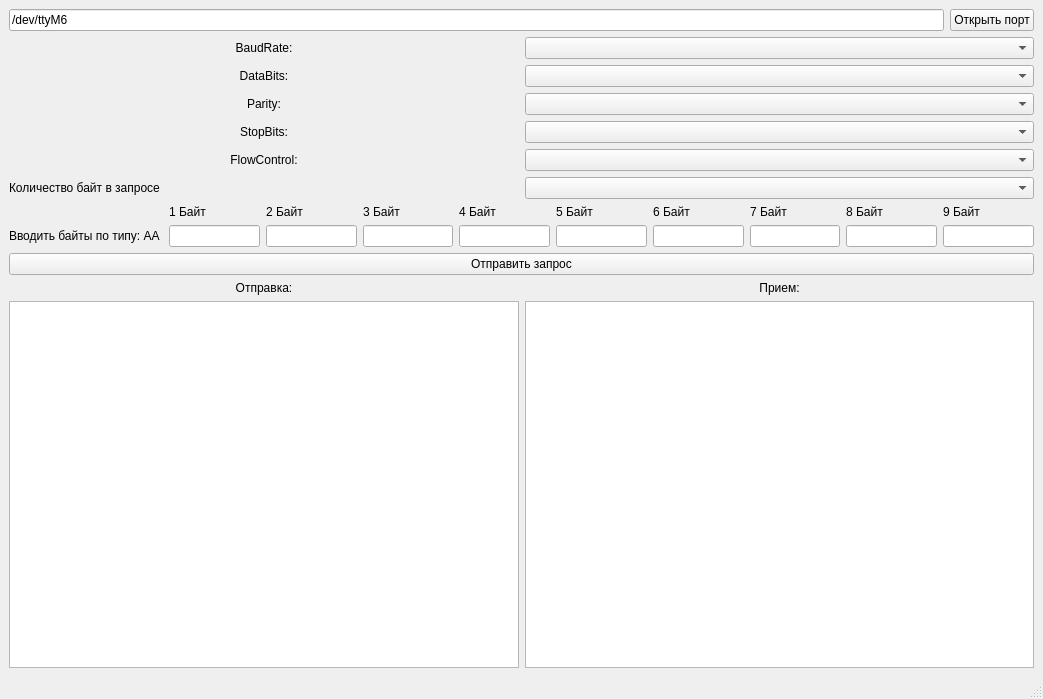
<?xml version="1.0" encoding="UTF-8"?>
<ui version="4.0">
 <class>MainWindow</class>
 <widget class="QMainWindow" name="MainWindow">
  <property name="geometry">
   <rect>
    <x>0</x>
    <y>0</y>
    <width>1043</width>
    <height>699</height>
   </rect>
  </property>
  <property name="windowTitle">
   <string>MainWindow</string>
  </property>
  <widget class="QWidget" name="centralwidget">
   <layout class="QGridLayout" name="gridLayout_4">
    <item row="0" column="0">
     <layout class="QGridLayout" name="gridLayout_2">
      <item row="2" column="0">
       <layout class="QHBoxLayout" name="horizontalLayout_9">
        <item>
         <widget class="QLabel" name="label_11">
          <property name="text">
           <string>Количество байт в запросе</string>
          </property>
         </widget>
        </item>
        <item>
         <widget class="QComboBox" name="comboBoxNumberOfBytes"/>
        </item>
       </layout>
      </item>
      <item row="1" column="0">
       <layout class="QVBoxLayout" name="verticalLayout_4">
        <item>
         <layout class="QHBoxLayout" name="horizontalLayout_4">
          <item>
           <widget class="QLabel" name="label_15">
            <property name="text">
             <string>BaudRate:</string>
            </property>
            <property name="alignment">
             <set>Qt::AlignCenter</set>
            </property>
           </widget>
          </item>
          <item>
           <widget class="QComboBox" name="comboBoxBaudRate"/>
          </item>
         </layout>
        </item>
        <item>
         <layout class="QHBoxLayout" name="horizontalLayout_5">
          <item>
           <widget class="QLabel" name="label_16">
            <property name="text">
             <string>DataBits:</string>
            </property>
            <property name="alignment">
             <set>Qt::AlignCenter</set>
            </property>
           </widget>
          </item>
          <item>
           <widget class="QComboBox" name="comboBoxDataBits"/>
          </item>
         </layout>
        </item>
        <item>
         <layout class="QHBoxLayout" name="horizontalLayout_6">
          <item>
           <widget class="QLabel" name="label_17">
            <property name="text">
             <string>Parity:</string>
            </property>
            <property name="alignment">
             <set>Qt::AlignCenter</set>
            </property>
           </widget>
          </item>
          <item>
           <widget class="QComboBox" name="comboBoxParity"/>
          </item>
         </layout>
        </item>
        <item>
         <layout class="QHBoxLayout" name="horizontalLayout_7">
          <item>
           <widget class="QLabel" name="label_18">
            <property name="text">
             <string>StopBits:</string>
            </property>
            <property name="alignment">
             <set>Qt::AlignCenter</set>
            </property>
           </widget>
          </item>
          <item>
           <widget class="QComboBox" name="comboBoxStopBits"/>
          </item>
         </layout>
        </item>
        <item>
         <layout class="QHBoxLayout" name="horizontalLayout_8">
          <item>
           <widget class="QLabel" name="label_19">
            <property name="text">
             <string>FlowControl:</string>
            </property>
            <property name="alignment">
             <set>Qt::AlignCenter</set>
            </property>
           </widget>
          </item>
          <item>
           <widget class="QComboBox" name="comboBoxFlowControl"/>
          </item>
         </layout>
        </item>
       </layout>
      </item>
      <item row="0" column="0">
       <layout class="QHBoxLayout" name="horizontalLayout">
        <item>
         <widget class="QLineEdit" name="lineEditSerialPort">
          <property name="text">
           <string>/dev/ttyM6</string>
          </property>
         </widget>
        </item>
        <item>
         <widget class="QPushButton" name="buttonStartStop">
          <property name="text">
           <string>Открыть порт</string>
          </property>
         </widget>
        </item>
       </layout>
      </item>
      <item row="7" column="0">
       <layout class="QVBoxLayout" name="verticalLayout_3">
        <item>
         <layout class="QHBoxLayout" name="horizontalLayout_2">
          <item>
           <widget class="QLabel" name="labelReport">
            <property name="text">
             <string>Отправка:</string>
            </property>
            <property name="alignment">
             <set>Qt::AlignCenter</set>
            </property>
           </widget>
          </item>
          <item>
           <widget class="QLabel" name="labelRecived">
            <property name="text">
             <string>Прием:</string>
            </property>
            <property name="alignment">
             <set>Qt::AlignCenter</set>
            </property>
           </widget>
          </item>
         </layout>
        </item>
        <item>
         <layout class="QHBoxLayout" name="horizontalLayout_3">
          <item>
           <widget class="QListWidget" name="listWidgetReport"/>
          </item>
          <item>
           <widget class="QListWidget" name="listWidgetRecived"/>
          </item>
         </layout>
        </item>
       </layout>
      </item>
      <item row="5" column="0">
       <layout class="QGridLayout" name="gridLayout" columnstretch="0"/>
      </item>
      <item row="6" column="0">
       <layout class="QVBoxLayout" name="verticalLayout"/>
      </item>
      <item row="3" column="0">
       <layout class="QGridLayout" name="gridLayout_3">
        <item row="1" column="1">
         <widget class="QLineEdit" name="lineEditbyte">
          <property name="maxLength">
           <number>2</number>
          </property>
         </widget>
        </item>
        <item row="0" column="9">
         <widget class="QLabel" name="label_9">
          <property name="text">
           <string>9 Байт</string>
          </property>
         </widget>
        </item>
        <item row="1" column="8">
         <widget class="QLineEdit" name="lineEditbyte_8">
          <property name="maxLength">
           <number>2</number>
          </property>
         </widget>
        </item>
        <item row="0" column="2">
         <widget class="QLabel" name="label_2">
          <property name="text">
           <string>2 Байт</string>
          </property>
         </widget>
        </item>
        <item row="0" column="4">
         <widget class="QLabel" name="label_4">
          <property name="text">
           <string>4 Байт</string>
          </property>
         </widget>
        </item>
        <item row="0" column="7">
         <widget class="QLabel" name="label_7">
          <property name="text">
           <string>7 Байт</string>
          </property>
         </widget>
        </item>
        <item row="0" column="8">
         <widget class="QLabel" name="label_8">
          <property name="text">
           <string>8 Байт</string>
          </property>
         </widget>
        </item>
        <item row="1" column="6">
         <widget class="QLineEdit" name="lineEditbyte_6">
          <property name="maxLength">
           <number>2</number>
          </property>
         </widget>
        </item>
        <item row="1" column="9">
         <widget class="QLineEdit" name="lineEditbyte_9">
          <property name="maxLength">
           <number>2</number>
          </property>
         </widget>
        </item>
        <item row="1" column="4">
         <widget class="QLineEdit" name="lineEditbyte_4">
          <property name="maxLength">
           <number>2</number>
          </property>
         </widget>
        </item>
        <item row="1" column="5">
         <widget class="QLineEdit" name="lineEditbyte_5">
          <property name="maxLength">
           <number>2</number>
          </property>
         </widget>
        </item>
        <item row="0" column="3">
         <widget class="QLabel" name="label_3">
          <property name="text">
           <string>3 Байт</string>
          </property>
         </widget>
        </item>
        <item row="0" column="6">
         <widget class="QLabel" name="label_6">
          <property name="text">
           <string>6 Байт</string>
          </property>
         </widget>
        </item>
        <item row="1" column="3">
         <widget class="QLineEdit" name="lineEditbyte_3">
          <property name="maxLength">
           <number>2</number>
          </property>
         </widget>
        </item>
        <item row="0" column="5">
         <widget class="QLabel" name="label_5">
          <property name="text">
           <string>5 Байт</string>
          </property>
         </widget>
        </item>
        <item row="1" column="2">
         <widget class="QLineEdit" name="lineEditbyte_2">
          <property name="maxLength">
           <number>2</number>
          </property>
         </widget>
        </item>
        <item row="1" column="7">
         <widget class="QLineEdit" name="lineEditbyte_7">
          <property name="maxLength">
           <number>2</number>
          </property>
         </widget>
        </item>
        <item row="0" column="1">
         <widget class="QLabel" name="label">
          <property name="text">
           <string>1 Байт</string>
          </property>
         </widget>
        </item>
        <item row="1" column="0">
         <widget class="QLabel" name="label_10">
          <property name="text">
           <string>Вводить байты по типу: AA </string>
          </property>
         </widget>
        </item>
       </layout>
      </item>
      <item row="4" column="0">
       <widget class="QPushButton" name="pushButtonSendMessage">
        <property name="text">
         <string>Отправить запрос</string>
        </property>
       </widget>
      </item>
     </layout>
    </item>
   </layout>
  </widget>
  <widget class="QMenuBar" name="menubar">
   <property name="geometry">
    <rect>
     <x>0</x>
     <y>0</y>
     <width>1043</width>
     <height>22</height>
    </rect>
   </property>
  </widget>
  <widget class="QStatusBar" name="statusbar"/>
 </widget>
 <resources/>
 <connections/>
</ui>
